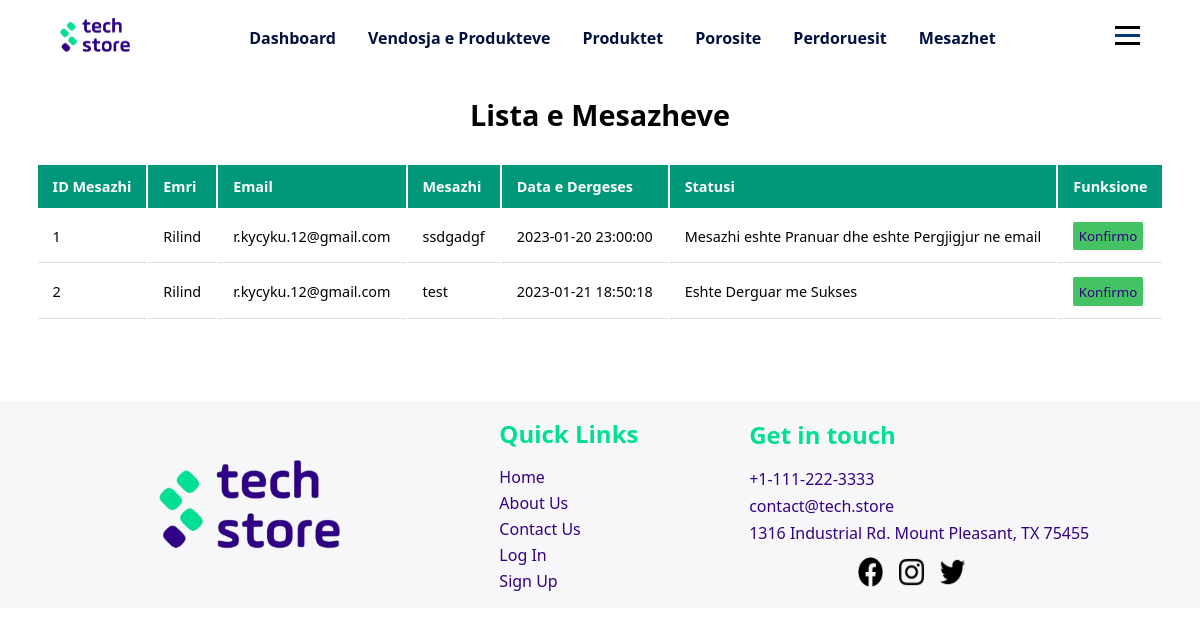
The app's page /php/admin/shfaqMesazhet.php (signed in), older data.
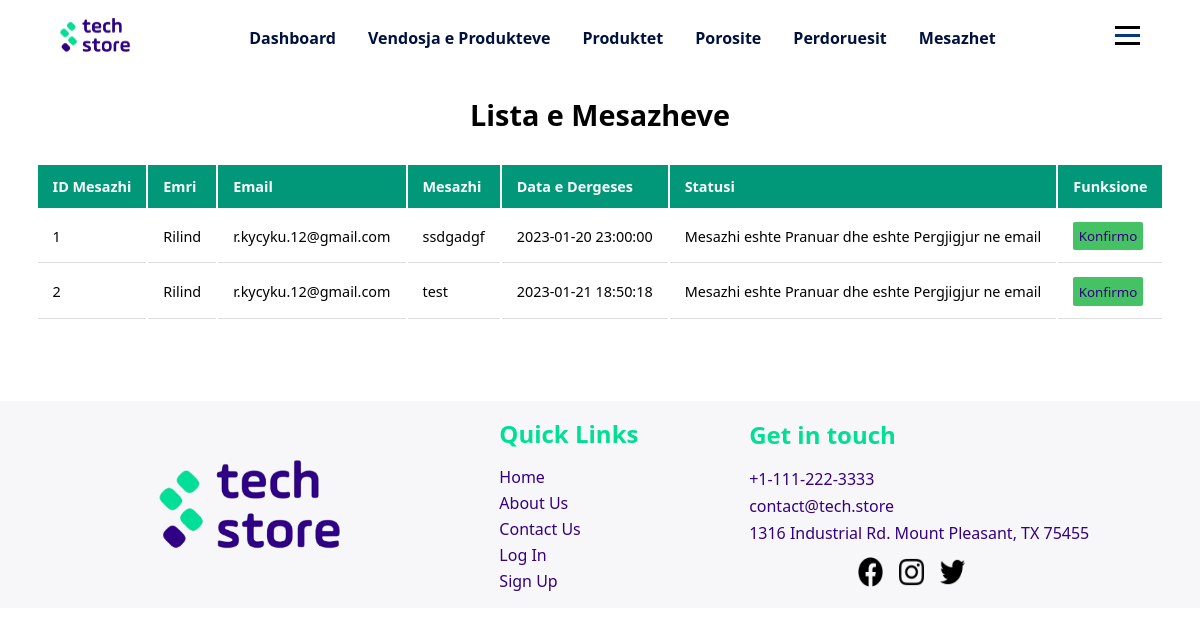
The same page, newer data.
### tables this page shows
CREATE TABLE `contactform` (
  `IDmesazhi` int(11) NOT NULL,
  `emri` varchar(50) NOT NULL,
  `email` varchar(50) NOT NULL,
  `mesazhi` varchar(255) NOT NULL,
  `dataDergeses` timestamp NOT NULL DEFAULT current_timestamp(),
  `statusi` varchar(80) NOT NULL DEFAULT 'Eshte Derguar me Sukses'
);

### php/db/dbcon.php (called while the page is built)
<?php
class dbCon
{
    private $conn = '';
    private $hostiIDB = 'localhost';
    private $emriDB = 'techstoredb';
    private $dbUsername = 'root';
    private $dbPass = '';
    public function connDB()
    {
        try {
            $this->conn = new PDO(
                "mysql:host=$this->hostiIDB;dbname=$this->emriDB", $this->dbUsername, $this->dbPass,
                [PDO::ATTR_DEFAULT_FETCH_MODE => PDO::FETCH_ASSOC]
            );
        } catch (PDOException $pdoe) {
            die("Nuk mund të lidhej me bazën e të dhënave {$this->emriDB} :" . $pdoe->getMessage());
        }
        return $this->conn;
    }
}
?>

### php/CRUD/contactFormCRUD.php (called while the page is built, shortened)
<?php
require_once('../db/dbcon.php');
class contactFormCRUD extends dbCon
{
    private $dbConn;
    public function __construct($IDmesazhi = '', $emri = '', $email = '', $msg = '', $statusi = '')
    {
        $this->dbConn = $this->connDB();
    }
    public function shfaqMesazhet()
    {
        try {
            $sql = "SELECT * FROM contactform";
            $stm = $this->dbConn->prepare($sql);
            $stm->execute();
            return $stm->fetchAll();
        } catch (Exception $e) {
            return $e->getMessage();
        }
    }
}
?>

### php/admin/shfaqMesazhet.php (the view, shortened to what this page needs)
<?php
require_once('../CRUD/contactFormCRUD.php');
$contactFormCRUD = new contactFormCRUD();
$contactForm = $contactFormCRUD->shfaqMesazhet();
?>
<!DOCTYPE html>
<html lang="en">
<head>
    <link rel="stylesheet" href="../../css/mesazhetStyle.css" />
    <link rel="stylesheet" href="../../css/adminDashboard.css" />
</head>
<body>
    <?php include '../design/header.php' ?>
    <div class="containerDashboardP">
        <h1>Lista e Mesazheve</h1>
        <table>
            <tr>
                <th>ID Mesazhi</th>
                <th>Emri</th>
                <th>Email</th>
                <th>Mesazhi</th>
                <th>Data e Dergeses</th>
                <th>Statusi</th>
                <th>Funksione</th>
            </tr>
            <?php
            foreach ($contactForm as $mesazhi) {
                echo '
            <tr>
              <td>' . $mesazhi['IDmesazhi'] . '</td>
              <td>' . $mesazhi['emri'] . '</td>
              <td>' . $mesazhi['email'] . '</td>
              <td>' . $mesazhi['mesazhi'] . '</td>
              <td>' . $mesazhi['dataDergeses'] . '</td>
              <td>' . $mesazhi['statusi'] . '</td>
              <td><button class="edito"><a href="../adminFunksione/konfirmoMesazhin.php?IDmesazhi=' . $mesazhi['IDmesazhi'] . '">Konfirmo</a></button></td>
            </tr>
          ';
            }
            ?>
        </table>
    </div>
    <?php
    include '../design/footer.php';
    include('../funksione/importimiScriptave.php') ?>
</body>
</html>

Row changes from the older to the newer data that the page shows:
changed contactform "test": statusi "Eshte Derguar me Sukses" → "Mesazhi eshte Pranuar dhe eshte Pergjigjur ne email"
